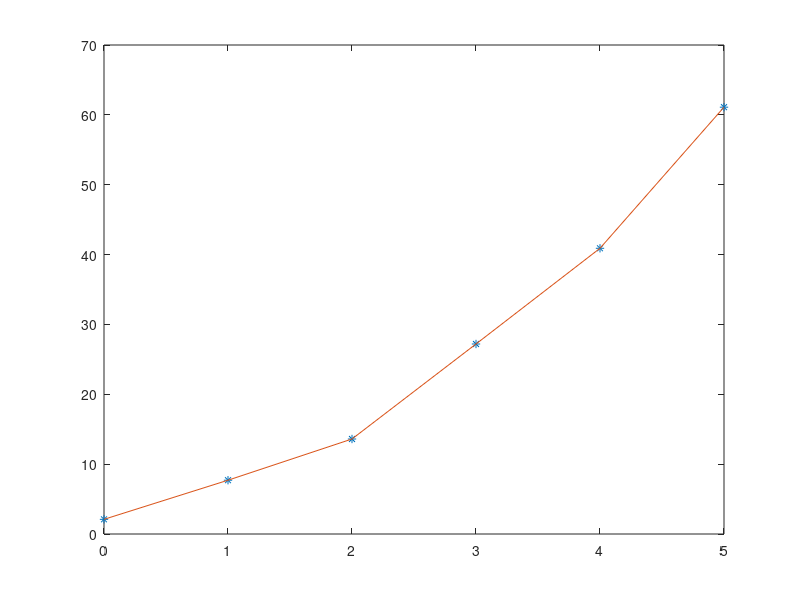

Recreate this plot in MATLAB.
close all
clear all
clc
x=[0 1 2 3 4 5];
y=[2.1 7.7 13.6 27.2 40.9 61.1];
p=input('order= ');
for i=1:p+1
    for j=1:p+1
        if i==1 & j==1
            a(i,j)=length(x);
        else
            a(i,j)=sum(x.^(i+j-2));
        end
    end
end
for i=1:p+1
    b(i,1)=sum(x.^(i-1).*y);
end
c=a\b
ym=0;
for i=1:p+1
    ym=ym+c(i).*x.^(i-1);
end
ym
plot(x,y,'*');
hold on
plot(x,ym);
